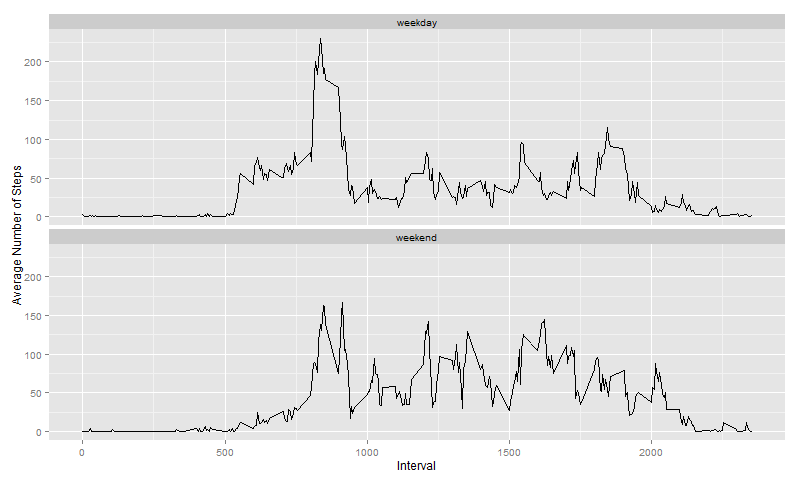

Write the R code that produced this figure.
# change to english to prevent multi-byte error
Sys.setlocale("LC_TIME", "English")

# Load the data 
data <- read.csv("activity.csv", header=T, stringsAsFactors=F)

# ignore the missing values in the dataset
ok <- complete.cases(data)
data_ok <- data[ok,]

#1) What is mean total number of steps taken per day?
sum_per_day <- tapply(data_ok$steps, as.factor(data_ok$date), sum)
#  1.Make a histogram of the total number of steps taken each day
hist(sum_per_day, xlab="Total Number of Steps", main="")
#  2.Calculate and report the mean and median total number of steps taken per day
mean(sum_per_day)
median(sum_per_day)

#2) What is the average daily activity pattern?
#  1.Make a time series plot (i.e. type = "l") of the 5-minute interval (x-axis) and the average number of steps taken, 
#    averaged across all days (y-axis)
avg_per_interval <- tapply(data_ok$steps, as.factor(data_ok$interval), mean)
plot(names(avg_per_interval), 
     avg_per_interval, 
     type="l", 
     xlab="Interval", 
     ylab="Average Number of Steps")

#  2.Which 5-minute interval, on average across all the days in the dataset, contains the maximum number of steps?
avg_per_interval[which.max(avg_per_interval)]

#3) Imputing missing values
#  1.Calculate and report the total number of missing values in the dataset (i.e. the total number of rows with NAs)
sum(!ok)

#  2.Devise a strategy for filling in all of the missing values in the dataset. 
#    The strategy does not need to be sophisticated. 
#    For example, you could use the mean/median for that day, or the mean for that 5-minute interval, etc.
data_imputing <- data
data_imputing$steps <- ifelse(is.na(data_imputing$steps), 
                              round(avg_per_interval[as.character(data_imputing$interval)]) , 
                              data_imputing$steps)

#  3.Create a new dataset that is equal to the original dataset but with the missing data filled in.

#  4.Make a histogram of the total number of steps taken each day and Calculate and 
#    report the mean and median total number of steps taken per day. 
#    Do these values differ from the estimates from the first part of the assignment? 
#    What is the impact of imputing missing data on the estimates of the total daily number of steps?
sum_per_day_imputing <- tapply(data_imputing$steps, 
                               as.factor(data_imputing$date), sum)
hist(sum_per_day_imputing, xlab="Total Number of Steps", main="")
mean(sum_per_day_imputing)
median(sum_per_day_imputing)

#4) Are there differences in activity patterns between weekdays and weekends?
#  1.Create a new factor variable in the dataset with two levels -- "weekday" and "weekend" indicating 
#    whether a given date is a weekday or weekend day.
data_imputing$date <- as.Date(data_imputing$date)
data_imputing$wd <- sapply(data_imputing$date, function(x) {
  day <- weekdays(x)
  ifelse(day %in% c("Saturday", "Sunday"), "weekend", "weekday")
})


#  2.Make a panel plot containing a time series plot (i.e. type = "l") of the 5-minute interval (x-axis) 
#    and the average number of steps taken, averaged across all weekday days or weekend days (y-axis). 
averages <- aggregate(steps ~ interval + wd, data=data_imputing, mean)

library(ggplot2)
g <- ggplot(averages, aes(interval, steps, group=wd))
p <- g + geom_line() + 
  facet_wrap(~ wd, nrow=2) +
  xlab("Interval") +
  ylab("Average Number of Steps")
print(p)
